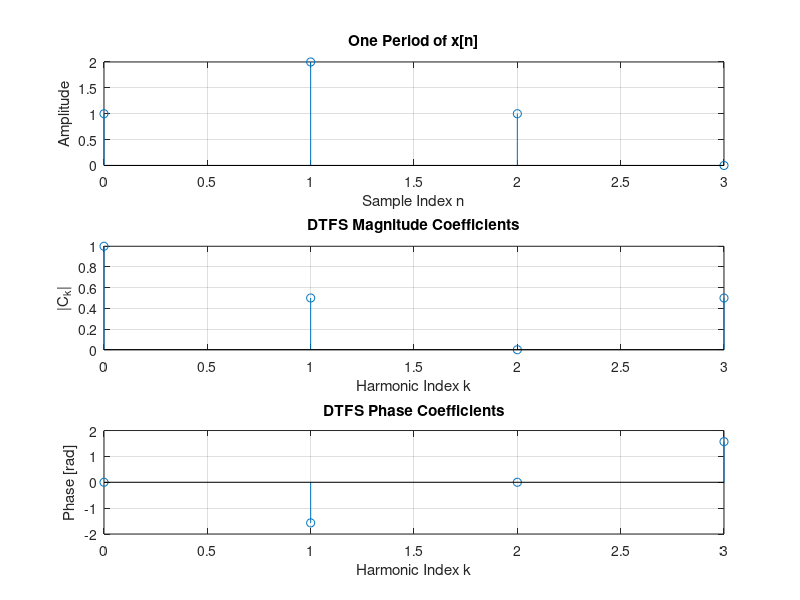

This figure's MATLAB source:
%% DTFS of a Periodic Sequence

clear; clc;
close all;

x = [1 2 1 0];

N = length(x);
n = 0:N-1;
k = 0:N-1;

C = zeros(1,N);

for m = 1:N
    C(m) = (1/N) * sum(x .* exp(-1j*2*pi*k(m)*n/N));
end

subplot(3,1,1);
stem(n,x);
xlabel('Sample Index n');
ylabel('Amplitude');
title('One Period of x[n]');
grid on;

subplot(3,1,2);
stem(k,abs(C));
xlabel('Harmonic Index k');
ylabel('|C_k|');
title('DTFS Magnitude Coefficients');
grid on;

subplot(3,1,3);
stem(k,angle(C));
xlabel('Harmonic Index k');
ylabel('Phase [rad]');
title('DTFS Phase Coefficients');
grid on;
